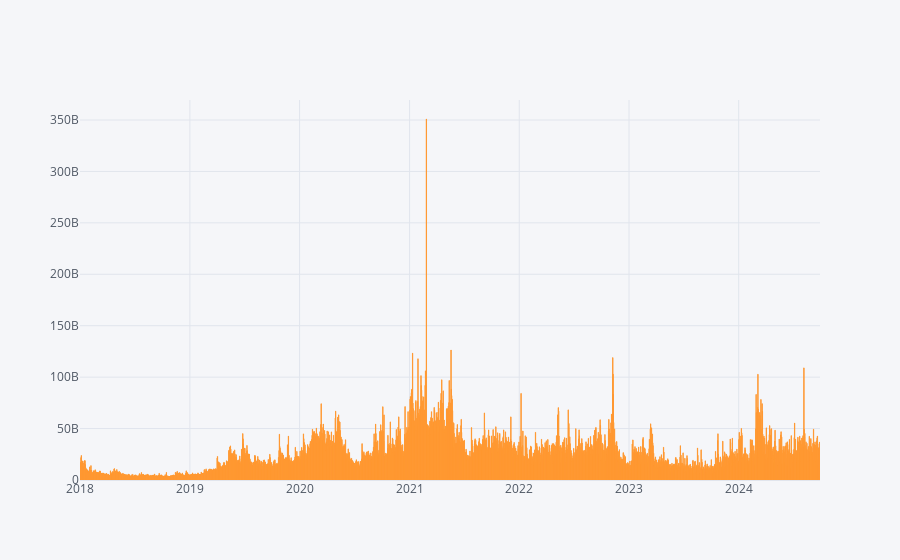

The notebook cell this image was saved under:
### Code cell
df.iplot(kind='bar',x='Date',y='Volume')

### Figure 1 — Plotly figure (JSON) as saved in the notebook; plotly's stock layout.template omitted (floating-point values rounded to 4 significant figures; data arrays with more than 128 entries replaced by an {"elided": "..."} marker saying what was removed)
{"data": [{"marker": {"color": "rgba(255, 153, 51, 0.6)", "line": {"color": "rgba(255, 153, 51, 1.0)", "width": 1}}, "name": "Volume", "orientation": "v", "text": "", "type": "bar", "x": {"elided": "2462 str values"}, "y": {"elided": "2462 int values"}}], "layout": {"autosize": true, "legend": {"bgcolor": "#F5F6F9", "font": {"color": "#4D5663"}}, "paper_bgcolor": "#F5F6F9", "plot_bgcolor": "#F5F6F9", "title": {"font": {"color": "#4D5663"}}, "xaxis": {"autorange": true, "gridcolor": "#E1E5ED", "range": ["2017-12-31 12:00", "2024-09-27 12:00"], "showgrid": true, "tickfont": {"color": "#4D5663"}, "title": {"font": {"color": "#4D5663"}, "text": ""}, "type": "date", "zerolinecolor": "#E1E5ED"}, "yaxis": {"autorange": true, "gridcolor": "#E1E5ED", "range": [0, 369400000000.0], "showgrid": true, "tickfont": {"color": "#4D5663"}, "title": {"font": {"color": "#4D5663"}, "text": ""}, "type": "linear", "zerolinecolor": "#E1E5ED"}}}
